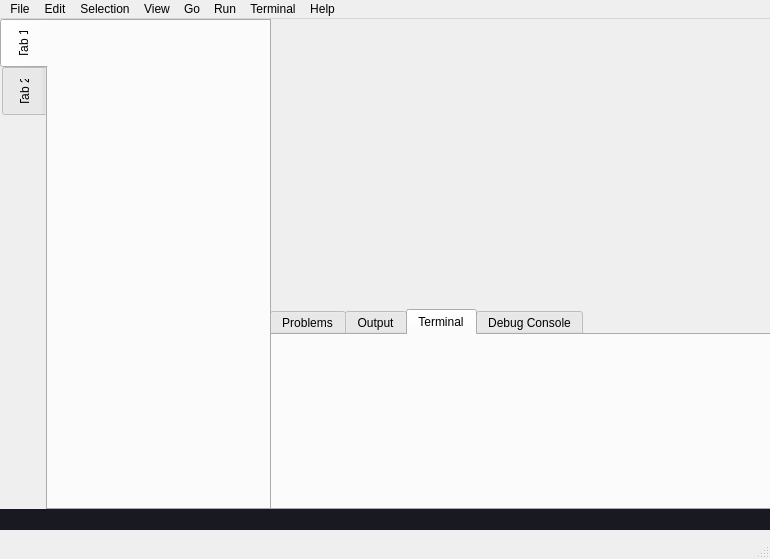
<?xml version="1.0" encoding="UTF-8"?>
<ui version="4.0">
 <class>MainWindow</class>
 <widget class="QMainWindow" name="MainWindow">
  <property name="geometry">
   <rect>
    <x>0</x>
    <y>0</y>
    <width>770</width>
    <height>559</height>
   </rect>
  </property>
  <property name="windowTitle">
   <string>MainWindow</string>
  </property>
  <widget class="QWidget" name="centralwidget">
   <widget class="QWidget" name="statusBar" native="true">
    <property name="geometry">
     <rect>
      <x>0</x>
      <y>490</y>
      <width>801</width>
      <height>21</height>
     </rect>
    </property>
    <property name="styleSheet">
     <string notr="true">background-color: #191A21</string>
    </property>
   </widget>
   <widget class="QTabWidget" name="langFeaturesTab">
    <property name="geometry">
     <rect>
      <x>270</x>
      <y>290</y>
      <width>531</width>
      <height>201</height>
     </rect>
    </property>
    <property name="currentIndex">
     <number>2</number>
    </property>
    <widget class="QWidget" name="problemsTab">
     <attribute name="title">
      <string>Problems</string>
     </attribute>
    </widget>
    <widget class="QWidget" name="outputTab">
     <attribute name="title">
      <string>Output</string>
     </attribute>
    </widget>
    <widget class="QWidget" name="terminalTab">
     <attribute name="title">
      <string>Terminal</string>
     </attribute>
    </widget>
    <widget class="QWidget" name="debugConsoleTab">
     <attribute name="title">
      <string>Debug Console</string>
     </attribute>
    </widget>
   </widget>
   <widget class="QTabWidget" name="tabWidget">
    <property name="geometry">
     <rect>
      <x>0</x>
      <y>0</y>
      <width>271</width>
      <height>491</height>
     </rect>
    </property>
    <property name="styleSheet">
     <string notr="true">QTabBar::tab {
width: 48px;
height: 48px;

}

</string>
    </property>
    <property name="tabPosition">
     <enum>QTabWidget::West</enum>
    </property>
    <property name="currentIndex">
     <number>0</number>
    </property>
    <widget class="QWidget" name="tab_3">
     <attribute name="title">
      <string>Tab 1</string>
     </attribute>
    </widget>
    <widget class="QWidget" name="tab_4">
     <attribute name="title">
      <string>Tab 2</string>
     </attribute>
    </widget>
   </widget>
  </widget>
  <widget class="QMenuBar" name="menubar">
   <property name="geometry">
    <rect>
     <x>0</x>
     <y>0</y>
     <width>770</width>
     <height>25</height>
    </rect>
   </property>
   <widget class="QMenu" name="menuEdiut">
    <property name="title">
     <string>Edit</string>
    </property>
    <addaction name="actionUndo"/>
    <addaction name="actionRedo"/>
   </widget>
   <widget class="QMenu" name="menuSelection">
    <property name="title">
     <string>Selection</string>
    </property>
   </widget>
   <widget class="QMenu" name="menuView">
    <property name="title">
     <string>View</string>
    </property>
    <widget class="QMenu" name="menuTabs">
     <property name="title">
      <string>Tabs</string>
     </property>
     <addaction name="actionProblem"/>
     <addaction name="actionOutput"/>
     <addaction name="actionTerminal"/>
     <addaction name="actionTerminal_2"/>
    </widget>
    <addaction name="menuTabs"/>
   </widget>
   <widget class="QMenu" name="menuGo">
    <property name="title">
     <string>Go</string>
    </property>
   </widget>
   <widget class="QMenu" name="menuRun">
    <property name="title">
     <string>Run</string>
    </property>
   </widget>
   <widget class="QMenu" name="menuTerminal">
    <property name="title">
     <string>Terminal</string>
    </property>
   </widget>
   <widget class="QMenu" name="menuHelp">
    <property name="title">
     <string>Help</string>
    </property>
   </widget>
   <widget class="QMenu" name="menuEchidna">
    <property name="title">
     <string>File</string>
    </property>
    <widget class="QMenu" name="menuNew">
     <property name="title">
      <string>New</string>
     </property>
     <addaction name="actionFile"/>
     <addaction name="actionWindow"/>
    </widget>
    <addaction name="menuNew"/>
    <addaction name="actionOpen"/>
    <addaction name="actionSave"/>
   </widget>
   <addaction name="menuEchidna"/>
   <addaction name="menuEdiut"/>
   <addaction name="menuSelection"/>
   <addaction name="menuView"/>
   <addaction name="menuGo"/>
   <addaction name="menuRun"/>
   <addaction name="menuTerminal"/>
   <addaction name="menuHelp"/>
  </widget>
  <widget class="QStatusBar" name="statusbar"/>
  <action name="actionNew_File">
   <property name="text">
    <string>New File</string>
   </property>
  </action>
  <action name="actionUndo">
   <property name="text">
    <string>Undo</string>
   </property>
  </action>
  <action name="actionRedo">
   <property name="text">
    <string>Redo</string>
   </property>
  </action>
  <action name="actionProblem">
   <property name="text">
    <string>Problems</string>
   </property>
  </action>
  <action name="actionOutput">
   <property name="text">
    <string>Output</string>
   </property>
  </action>
  <action name="actionTerminal">
   <property name="text">
    <string>Debug Console</string>
   </property>
  </action>
  <action name="actionTerminal_2">
   <property name="text">
    <string>Terminal</string>
   </property>
  </action>
  <action name="actionFile">
   <property name="text">
    <string>File</string>
   </property>
  </action>
  <action name="actionOpen">
   <property name="text">
    <string>Open</string>
   </property>
  </action>
  <action name="actionWindow">
   <property name="text">
    <string>Window</string>
   </property>
  </action>
  <action name="actionSave">
   <property name="text">
    <string>Save</string>
   </property>
  </action>
 </widget>
 <resources/>
 <connections/>
</ui>
